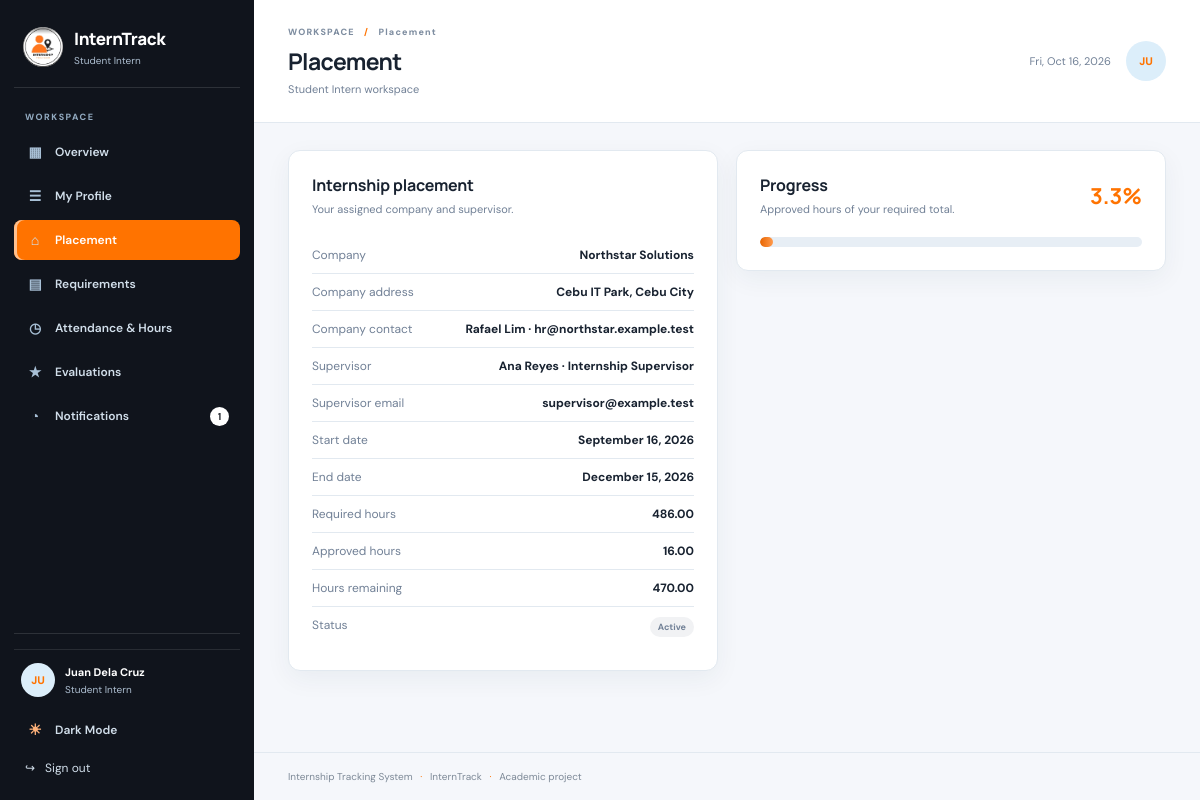
The app's page /student/placement.php (signed in) with its own data.
### tables this page shows
CREATE TABLE users (
  id            BIGINT UNSIGNED AUTO_INCREMENT PRIMARY KEY,
  username      VARCHAR(80)  NOT NULL UNIQUE,
  full_name     VARCHAR(120) NOT NULL,
  email         VARCHAR(190) NOT NULL UNIQUE,
  avatar        VARCHAR(255) NULL,
  password_hash VARCHAR(255) NOT NULL,
  role          ENUM('student','supervisor','coordinator') NOT NULL,
  status        ENUM('active','inactive') NOT NULL DEFAULT 'active',
  created_at    TIMESTAMP NOT NULL DEFAULT CURRENT_TIMESTAMP,
  updated_at    TIMESTAMP NOT NULL DEFAULT CURRENT_TIMESTAMP ON UPDATE CURRENT_TIMESTAMP,
  INDEX idx_users_role_status (role, status)
);

CREATE TABLE internship_placements (
  id             BIGINT UNSIGNED AUTO_INCREMENT PRIMARY KEY,
  student_id     BIGINT UNSIGNED NOT NULL,
  company_id     BIGINT UNSIGNED NOT NULL,
  supervisor_id  BIGINT UNSIGNED NULL,
  start_date     DATE NOT NULL,
  end_date       DATE NULL,
  required_hours DECIMAL(8,2) NOT NULL DEFAULT 486.00,
  status         ENUM('active','completed','inactive') NOT NULL DEFAULT 'active',
  archived       TINYINT(1) NOT NULL DEFAULT 0,
  created_at     TIMESTAMP NOT NULL DEFAULT CURRENT_TIMESTAMP,
  INDEX idx_placements_student_status (student_id, status),
  CONSTRAINT fk_placements_student FOREIGN KEY (student_id) REFERENCES student_profiles(id) ON DELETE CASCADE,
  CONSTRAINT fk_placements_company FOREIGN KEY (company_id) REFERENCES companies(id),
  CONSTRAINT fk_placements_supervisor FOREIGN KEY (supervisor_id) REFERENCES supervisors(id) ON DELETE SET NULL,
  CONSTRAINT chk_placement_required_hours CHECK (required_hours > 0)
);

CREATE TABLE companies (
  id            BIGINT UNSIGNED AUTO_INCREMENT PRIMARY KEY,
  name          VARCHAR(180) NOT NULL,
  address       VARCHAR(255) NOT NULL DEFAULT '',
  contact_person VARCHAR(120) NOT NULL DEFAULT '',
  contact_email VARCHAR(190) NOT NULL DEFAULT '',
  contact_phone VARCHAR(40)  NOT NULL DEFAULT '',
  status        ENUM('active','inactive') NOT NULL DEFAULT 'active',
  created_at    TIMESTAMP NOT NULL DEFAULT CURRENT_TIMESTAMP,
  INDEX idx_companies_status (status)
);

CREATE TABLE supervisors (
  id         BIGINT UNSIGNED AUTO_INCREMENT PRIMARY KEY,
  user_id    BIGINT UNSIGNED NOT NULL UNIQUE,
  company_id BIGINT UNSIGNED NULL,
  job_title  VARCHAR(120) NOT NULL DEFAULT '',
  CONSTRAINT fk_supervisors_user FOREIGN KEY (user_id) REFERENCES users(id) ON DELETE CASCADE,
  CONSTRAINT fk_supervisors_company FOREIGN KEY (company_id) REFERENCES companies(id) ON DELETE SET NULL
);

### config/config.php (called while the page is built, shortened)
<?php
function url(string $path = ''): string
{
    static $base = null;
    if ($base === null) {
        $docRoot = str_replace('\\', '/', rtrim((string)($_SERVER['DOCUMENT_ROOT'] ?? ''), '/'));
        $appRoot = str_replace('\\', '/', APP_ROOT);
        if ($docRoot !== '' && str_starts_with($appRoot, $docRoot)) {
            $base = rtrim(substr($appRoot, strlen($docRoot)), '/');
        } else {
            $script = str_replace('\\', '/', (string)($_SERVER['SCRIPT_NAME'] ?? ''));
            $base = rtrim(dirname($script), '/');
            if (basename($base) === 'student' || basename($base) === 'coordinator' || basename($base) === 'supervisor') {
                $base = dirname($base);
            }
        }
    }
    return $base . '/' . ltrim($path, '/');
}

### includes/auth.php (called while the page is built, shortened)
<?php
require_once __DIR__ . '/functions.php';
function current_user(): ?array
{
    return $_SESSION['user'] ?? null;
}
function dashboard_path_for_role(string $role): string
{
    return match ($role) {
        'student'     => 'student/dashboard.php',
        'supervisor'  => 'supervisor/dashboard.php',
        'coordinator' => 'coordinator/dashboard.php',
        default       => 'login.php',
    };
}
function require_login(): array
{
    static $validated = false;
    $user = current_user();
    if (!$validated) {
        $db = database_or_null();
        if ($db instanceof PDO) {
            $fresh = query_one(
                $db,
                "SELECT id, username, full_name, email, avatar, role FROM users WHERE id = ? AND status = 'active'",
                [(int)$user['id']]
            );
        }
        $validated = true;
    }
    return $_SESSION['user'];
}
function require_role(array $roles): array
{
    $user = require_login();
    return $user;
}
function student_profile(PDO $db, int $userId): ?array
{
    return query_one($db, 'SELECT * FROM student_profiles WHERE user_id = ?', [$userId]);
}

### student/placement.php (the view, shortened to what this page needs)
<?php
require_once __DIR__ . '/../includes/init.php';
$db = database_or_null();
$user = require_role(['student']);
$student = student_profile($db, (int)$user['id']);
$title = 'Placement';
$active = 'placement';
require __DIR__ . '/../includes/header.php';
$placement = active_placement($db, (int)$student['id']);
$totals = attendance_totals($db, (int)$student['id']);
[$remaining, $percent] = progress_values($totals['approved'], (float)$placement['required_hours']);
$details = '<ul class="detail-list">'
    . '<li><span>Company</span><strong>' . e($placement['company']) . '</strong></li>'
    . '<li><span>Company address</span><strong>' . e($placement['company_address'] ?: '—') . '</strong></li>'
    . '<li><span>Company contact</span><strong>' . e($placement['contact_person'] ?: '—')
        . ($placement['contact_email'] ? ' · ' . e($placement['contact_email']) : '') . '</strong></li>'
    . '<li><span>Supervisor</span><strong>' . e($placement['supervisor_name'] ?: 'Not assigned')
        . ($placement['supervisor_title'] ? ' · ' . e($placement['supervisor_title']) : '') . '</strong></li>'
    . '<li><span>Supervisor email</span><strong>' . e($placement['supervisor_email'] ?: '—') . '</strong></li>'
    . '<li><span>Start date</span><strong>' . e(format_datetime($placement['start_date'], 'F j, Y')) . '</strong></li>'
    . '<li><span>End date</span><strong>' . e($placement['end_date'] ? format_datetime($placement['end_date'], 'F j, Y') : 'Open-ended') . '</strong></li>'
    . '<li><span>Required hours</span><strong>' . e(format_hours($placement['required_hours'])) . '</strong></li>'
    . '<li><span>Approved hours</span><strong>' . e(format_hours($totals['approved'])) . '</strong></li>'
    . '<li><span>Hours remaining</span><strong>' . e(format_hours($remaining)) . '</strong></li>'
    . '<li><span>Status</span><strong>' . status_badge($placement['status']) . '</strong></li>'
    . '</ul>';
echo '<div class="two-col">'
    . panel('Internship placement', 'Your assigned company and supervisor.', $details)
    . '<section class="panel progress-panel"><div class="panel-title"><div><h2>Progress</h2><p>Approved hours of your required total.</p></div><strong>'
        . number_format($percent, 1) . '%</strong></div><div class="progress-track"><span style="width:'
        . number_format($percent, 2, '.', '') . '%"></span></div></section>'
    . '</div>';
require __DIR__ . '/../includes/footer.php';

### includes/header.php (shortened to what this page needs)
<?php
$user = require_login();
$role = $user['role'];
$navMenus = [
    'student' => [
        'dashboard'     => ['student/dashboard.php', 'Overview', '▦'],
        'profile'       => ['student/profile.php', 'My Profile', '☰'],
        'placement'     => ['student/placement.php', 'Placement', '⌂'],
        'requirements'  => ['student/requirements.php', 'Requirements', '▤'],
        'attendance'    => ['student/attendance.php', 'Attendance & Hours', '◷'],
        'evaluations'   => ['student/evaluations.php', 'Evaluations', '★'],
        'notifications' => ['student/notifications.php', 'Notifications', '◔'],
    ],
    'supervisor' => [
        'dashboard'     => ['supervisor/dashboard.php', 'Overview', '▦'],
        'interns'       => ['supervisor/interns.php', 'Assigned Interns', '♙'],
        'attendance'    => ['supervisor/attendance.php', 'Attendance Review', '◷'],
        'evaluations'   => ['supervisor/evaluations.php', 'Evaluations', '★'],
        'notifications' => ['supervisor/notifications.php', 'Notifications', '◔'],
        'profile'       => ['supervisor/profile.php', 'My Profile', '☰'],
    ],
    'coordinator' => [
        'dashboard'     => ['coordinator/dashboard.php', 'Overview', '▦'],
        'students'      => ['coordinator/students.php', 'Students', '♙'],
        'companies'     => ['coordinator/companies.php', 'Companies', '⌂'],
        'supervisors'   => ['coordinator/supervisors.php', 'Supervisors', '⚑'],
        'placements'    => ['coordinator/placements.php', 'Placements', '⇄'],
        'requirements'  => ['coordinator/requirements.php', 'Requirements', '▤'],
        'submissions'   => ['coordinator/submissions.php', 'Document Review', '⇩'],
        'attendance'    => ['coordinator/attendance.php', 'Attendance', '◷'],
        'evaluations'   => ['coordinator/evaluations.php', 'Evaluations', '★'],
        'announcements' => ['coordinator/announcements.php', 'Announcements', '✎'],
        'users'         => ['coordinator/users.php', 'User Accounts', '⚙'],
        'reports'       => ['coordinator/reports.php', 'Reports', '▣'],
        'profile'       => ['coordinator/profile.php', 'My Profile', '☰'],
        'notifications' => ['coordinator/notifications.php', 'Notifications', '◔'],
    ],
];
$menu = $navMenus[$role] ?? [];
$active = $active ?? 'dashboard';
$title = $title ?? 'Dashboard';
$displayName = $user['full_name'] ?: $user['username'];
$unread = 0;
if (isset($db) && $db instanceof PDO) {
    $unread = (int)query_value($db, 'SELECT COUNT(*) FROM notifications WHERE user_id = ? AND read_at IS NULL', [(int)$user['id']]);
}
?>
<!doctype html>
<html lang="en" data-theme="light">
<head>
  <link rel="stylesheet" href="<?= e(url('assets/css/style.css')) ?>">
</head>
<body class="app-page">
<div class="app-shell">
  <aside class="sidebar" id="sidebar">
    <a class="brand" href="<?= e(url(dashboard_path_for_role($role))) ?>">
      <img class="brand-mark-img" src="<?= e(url('assets/images/logo.png')) ?>" alt="<?= e(APP_NAME) ?> logo">
      <span><strong><?= e(APP_SHORT_NAME) ?></strong><small><?= e(role_label($role)) ?></small></span>
    </a>
    <div class="nav-label">WORKSPACE</div>
    <nav aria-label="Main navigation">
      <?php foreach ($menu as $key => $item): ?>
        <a class="nav-link <?= $active === $key ? 'active' : '' ?>" href="<?= e(url($item[0])) ?>">
          <span aria-hidden="true"><?= e($item[2]) ?></span><?= e($item[1]) ?>
          <?= $key === 'notifications' && $unread ? '<i>' . (int)$unread . '</i>' : '' ?>
        </a>
      <?php endforeach; ?>
    </nav>
    <div class="sidebar-bottom">
      <div class="user-chip">
        <?= avatar_html($user) ?>
        <span><strong><?= e($displayName) ?></strong><small><?= e(role_label($role)) ?></small></span>
      </div>
      <button type="button" class="theme-toggle" data-theme-toggle>
        <span data-theme-icon>☀</span><span data-theme-label>Dark Mode</span>
      </button>
      <form method="post" action="<?= e(url('logout.php')) ?>"><?= csrf_field() ?>
        <button class="logout-button" type="submit">↪ <span>Sign out</span></button>
      </form>
    </div>
  </aside>
  <main class="main-content">
    <header class="topbar">
      <div>
        <p class="breadcrumb">WORKSPACE <span>/</span> <?= e($title) ?></p>
        <h1><?= e($title) ?></h1>
        <p class="page-subtitle"><?= e(role_label($role)) ?> workspace</p>
      </div>
      <div class="topbar-side">
        <time><?= e(date('D, M j, Y')) ?></time>
        <?= avatar_html($user, 'avatar large') ?>
      </div>
    </header>
    <section class="content-area">

### includes/functions.php (shortened to what this page needs)
<?php
require_once __DIR__ . '/../config/config.php';
function e(mixed $value): string
{
    return htmlspecialchars((string)($value ?? ''), ENT_QUOTES | ENT_SUBSTITUTE, 'UTF-8');
}
function query_one(PDO $db, string $sql, array $params = []): ?array
{
    $query = $db->prepare($sql);
    $query->execute($params);
    $row = $query->fetch();
    return $row === false ? null : $row;
}
function query_value(PDO $db, string $sql, array $params = []): mixed
{
    $query = $db->prepare($sql);
    $query->execute($params);
    return $query->fetchColumn();
}
function status_badge(string $status): string
{
    $known = ['pending', 'approved', 'rejected', 'submitted', 'active', 'completed', 'inactive', 'archived'];
    $safe = in_array(strtolower($status), $known, true) ? strtolower($status) : 'pending';
    return '<span class="badge ' . e($safe) . '">' . e(ucfirst($status)) . '</span>';
}
function panel(string $title, string $description, string $body, string $extraClass = ''): string
{
    return '<section class="panel ' . e($extraClass) . '"><div class="panel-title"><div><h2>'
        . e($title) . '</h2><p>' . e($description) . '</p></div></div>' . $body . '</section>';
}
function format_hours(float|string|null $hours): string
{
    return number_format((float)$hours, 2);
}
function format_datetime(?string $value, string $format = 'M j, Y g:i A'): string
{
    $time = strtotime($value);
    return $time ? date($format, $time) : '—';
}
function role_label(string $role): string
{
    return [
        'student'     => 'Student Intern',
        'supervisor'  => 'Company Supervisor',
        'coordinator' => 'Internship Coordinator',
    ][$role] ?? 'User';
}
function attendance_totals(PDO $db, int $studentId): array
{
    $row = query_one(
        $db,
        "SELECT
            COALESCE(SUM(CASE WHEN status = 'approved' THEN rendered_hours ELSE 0 END), 0) AS approved,
            COALESCE(SUM(CASE WHEN status = 'pending'  THEN rendered_hours ELSE 0 END), 0) AS pending
         FROM attendance_records
         WHERE student_id = ? AND time_out IS NOT NULL",
        [$studentId]
    );
    return [
        'approved' => (float)($row['approved'] ?? 0),
        'pending'  => (float)($row['pending'] ?? 0),
    ];
}
function progress_values(float $approvedHours, float $requiredHours): array
{
    $remaining = max(0.0, $requiredHours - $approvedHours);
    $percent = $requiredHours > 0 ? min(100.0, ($approvedHours / $requiredHours) * 100) : 0.0;
    return [$remaining, $percent];
}
function avatar_html(array $user, string $class = 'avatar'): string
{
    $name = ($user['full_name'] ?? '') !== '' ? $user['full_name'] : ($user['username'] ?? '?');
    $initials = strtoupper(mb_substr($name, 0, 2));
    return '<span class="' . e($class) . '">' . e($initials) . '</span>';
}
function active_placement(PDO $db, int $studentId): ?array
{
    return query_one(
        $db,
        "SELECT i.*, c.name AS company, c.address AS company_address,
                c.contact_person, c.contact_email,
                u.full_name AS supervisor_name, u.email AS supervisor_email,
                sup.job_title AS supervisor_title
         FROM internship_placements i
         JOIN companies c ON c.id = i.company_id
         LEFT JOIN supervisors sup ON sup.id = i.supervisor_id
         LEFT JOIN users u ON u.id = sup.user_id
         WHERE i.student_id = ? AND i.status = 'active'
         ORDER BY i.id DESC LIMIT 1",
        [$studentId]
    );
}
    ?><!doctype html>

### records on screen
users: role "Student Intern", full_name "JU JU", full_name "Juan Dela Cruz"
internship_placements: company.name "Northstar Solutions", company.address "Cebu IT Park, Cebu City", company.contact_person "Rafael Lim", company.contact_email "hr@northstar.example.test", users.full_name "Ana Reyes", supervisor.job_title "Internship Supervisor", users.email "supervisor@example.test", start_date "September 16, 2026", end_date "December 15, 2026", required_hours "486.00", status "Active"

### other values on screen
APP_SHORT_NAME "InternTrack"
$item[2] "▦"
$item[1] "Overview"
$item[2] "☰"
$item[1] "My Profile"
$item[2] "⌂"
$item[1] "Placement"
$item[2] "▤"
$item[1] "Requirements"
$item[2] "◷"
$item[1] "Attendance & Hours"
$item[2] "★"
$item[1] "Evaluations"
$item[2] "◔"
$item[1] "Notifications"
